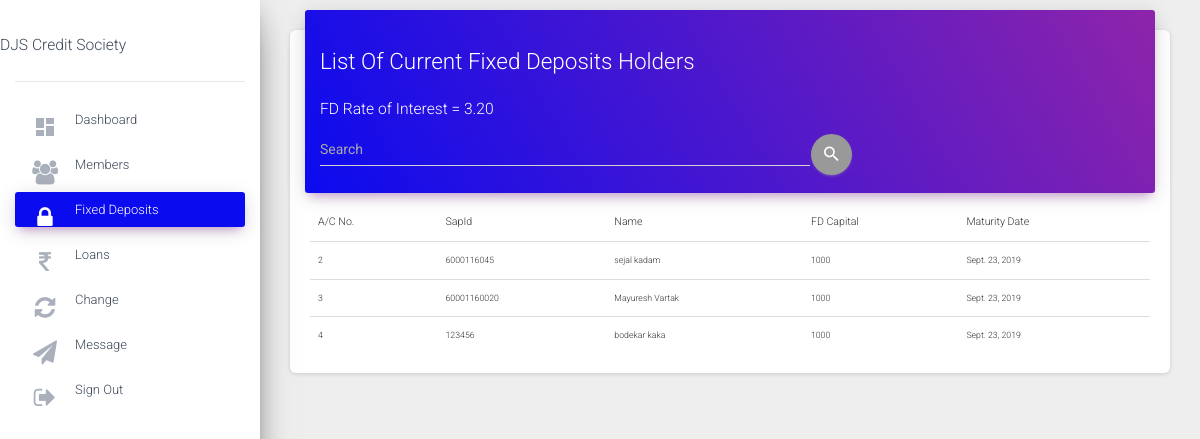
The app's page /csadmin/fixeddeposits (signed in) with its own data.
### status/models.py (models this page shows, shortened)
class interests(models.Model):
    sharedividend=models.DecimalField(blank=True,null=True,default=0,max_digits=10,decimal_places=2)
    cddividend=models.DecimalField(blank=True,null=True,default=0,max_digits=10,decimal_places=2)
    fdinterest=models.DecimalField(blank=True,null=True,default=0,max_digits=10,decimal_places=2)
    emerloaninterest=models.DecimalField(blank=True,null=True,default=0,max_digits=10,decimal_places=2)
    longloaninterest=models.DecimalField(blank=True,null=True,default=0,max_digits=10,decimal_places=2)
    year=models.CharField(default=0,max_length=50,null=True)

class Account(models.Model):
    accountnumber=models.IntegerField(null=False,unique=True)
    username=models.ForeignKey(User,on_delete=models.CASCADE,null=True,unique=True)
    name=models.CharField(max_length=50,null=False)
    sapid=models.IntegerField(null=False,unique=True)
    dateofjoining=models.DateField(null=False)
    sharevalue=models.IntegerField(default=0,null=False)
    totalinvestment=models.IntegerField(default=0,null=False)
    shareamount=models.IntegerField(default=0,null=False)
    sharebalance=models.IntegerField(default=0)
    cdamount=models.IntegerField(default=0)
    cdbalance=models.IntegerField(default=0)
    totalamount=models.DecimalField(default=0,max_digits=10,decimal_places=2)
    Noofshares=models.IntegerField(default=0,null=True)
    islongloantaken=models.BooleanField(default=False)
    isloanemertaken=models.BooleanField(default=False)
    longloanamount=models.DecimalField(blank=True,null=True,default=0,max_digits=10,decimal_places=2)
    longloanprinciple=models.DecimalField(blank=True,null=True,default=0,max_digits=10,decimal_places=2)
    longloanperiod=models.IntegerField(blank=True,null=True,default=0)
    longloaninterestamount=models.DecimalField(blank=True,null=True,default=0,max_digits=10,decimal_places=2)
    longloanbalance=models.DecimalField(blank=True,null=True,default=0,max_digits=10,decimal_places=2)
    longloanadditional=models.DecimalField(blank=True,null=True,default=0,max_digits=10,decimal_places=2)
    longloanemi=models.DecimalField(blank=True,null=True,default=0,max_digits=10,decimal_places=2)
    emerloanamount=models.DecimalField(blank=True,null=True,default=0,max_digits=10,decimal_places=2)
    emerloanprinciple=models.DecimalField(blank=True,null=True,default=0,max_digits=10,decimal_places=2)
    emerloanperiod=models.IntegerField(blank=True,null=True,default=0)
    emerloaninterestamount=models.DecimalField(blank=True,null=True,default=0,max_digits=10,decimal_places=2)
    emerloanbalance=models.DecimalField(blank=True,null=True,default=0,max_digits=10,decimal_places=2)
    emerloanemi=models.DecimalField(blank=True,null=True,default=0,max_digits=10,decimal_places=2)
    downpayment=models.DecimalField(blank=True,null=True,default=0,max_digits=10,decimal_places=2)
    displaydownpayment=models.DecimalField(blank=True,null=True,default=0,max_digits=10,decimal_places=2)
    fdcapital=models.IntegerField(default=0,null=True)
    fdmaturitydate=models.DateField(null=True)
    teachingstaff=models.BooleanField(default=False)
    nonteachingstaff=models.BooleanField(default=False)

### csadmin/views.py (the view)
# urls.py: path('fixeddeposits', views.fixeddeposits,name="fixeddeposits"),
@login_required
def fixeddeposits(request):
    users=Account.objects.all()
    Interests=interests.objects.all().last()
    acc_filter = AccountFilter(request.GET, queryset=users)
    context={
        'fdadmin':users,
        'Interests':Interests,
        'Bank':"active",
        'filter': acc_filter,
    }
    return render (request,'fd_admin.html',context=context)

### csadmin/templates/fd_admin.html (shortened to what this page needs)
{%extends 'base.html'%}
{%block content%}
<main role="main" class="col-md-8 col-lg-12 px-4">
  <div class="content">
    <div class="container-fluid">
      <div class="row">
        <div class="col-md-12">
          <div class="card">
            <div class="card-header card-header-primary">
              <h2 class="h2">List Of Current Fixed Deposits Holders</h2>
              <h3>FD Rate of Interest = {{Interests.fdinterest}}</h3>
              <form method="get">
                <div class="input-group " style='width:65%'>
                <table>
                <input type="text" style="color:#fff" class="form-control" autocomplete="off" name="name" placeholder="Search" id="id_name">
                <button type="button" class="btn btn-round btn-just-icon" name="button"><i class="material-icons">search</i></button>
                </table>
              </div>
              </form>
            </div>
            <div class="card-body">
              <div class="table-responsive">
                <table class="table">
                  <thead>
                    <tr>
                      <th>A/C No.</th>
                      <th>SapId</th>
                      <th>Name</th>
                      <th>FD Capital</th>
                      <th>Maturity Date</th>
                    </tr>
                  </thead>
                  <tbody>
              {%for i in filter.qs%}
                    {%if i.fdcapital != 0%}
                <tr>
                  <td>{{i.accountnumber}}</td>
                  <td>{{i.sapid}}</td>
                  <td>{{i.name}}</td>
                  <td>{{i.fdcapital}}</td>
                  <td>{{i.fdmaturitydate}}</td>
                    {%endif%}
                </tr>
              {%endfor%}
              </tbody>
                </table>
              </div>
            </div>
          </div>
        </div>
  </div>
  </div>
</main>
{%endblock%}

### records on screen
interests: fdinterest "3.20"
Account: accountnumber "2", sapid "6000116045", name "sejal kadam", fdcapital "1000", fdmaturitydate "Sept. 23, 2019"
Account: accountnumber "3", sapid "60001160020", name "Mayuresh Vartak", fdcapital "1000", fdmaturitydate "Sept. 23, 2019"
Account: accountnumber "4", sapid "123456", name "bodekar kaka", fdcapital "1000", fdmaturitydate "Sept. 23, 2019"
